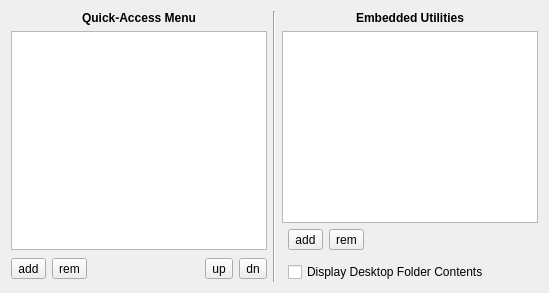
          <widget class="QWidget" name="tab_desktopInterface">
           <attribute name="title">
            <string>Desktop</string>
           </attribute>
           <layout class="QGridLayout" name="gridLayout_3">
            <item row="0" column="0">
             <widget class="QLabel" name="label_10">
              <property name="font">
               <font>
                <weight>75</weight>
                <bold>true</bold>
               </font>
              </property>
              <property name="text">
               <string>Quick-Access Menu</string>
              </property>
              <property name="alignment">
               <set>Qt::AlignCenter</set>
              </property>
             </widget>
            </item>
            <item row="0" column="1" rowspan="5">
             <widget class="Line" name="line">
              <property name="orientation">
               <enum>Qt::Vertical</enum>
              </property>
             </widget>
            </item>
            <item row="0" column="2" colspan="2">
             <widget class="QLabel" name="label_15">
              <property name="font">
               <font>
                <weight>75</weight>
                <bold>true</bold>
               </font>
              </property>
              <property name="text">
               <string>Embedded Utilities</string>
              </property>
              <property name="alignment">
               <set>Qt::AlignCenter</set>
              </property>
             </widget>
            </item>
            <item row="1" column="0" rowspan="2">
             <widget class="QListWidget" name="list_menu"/>
            </item>
            <item row="1" column="2" colspan="2">
             <widget class="QListWidget" name="list_desktop_plugins">
              <property name="selectionMode">
               <enum>QAbstractItemView::ExtendedSelection</enum>
              </property>
              <property name="sortingEnabled">
               <bool>true</bool>
              </property>
             </widget>
            </item>
            <item row="2" column="3">
             <layout class="QHBoxLayout" name="horizontalLayout_6">
              <item>
               <widget class="QToolButton" name="tool_desktop_addplugin">
                <property name="text">
                 <string notr="true">add</string>
                </property>
               </widget>
              </item>
              <item>
               <widget class="QToolButton" name="tool_desktop_rmplugin">
                <property name="text">
                 <string notr="true">rem</string>
                </property>
               </widget>
              </item>
              <item>
               <spacer name="horizontalSpacer_5">
                <property name="orientation">
                 <enum>Qt::Horizontal</enum>
                </property>
                <property name="sizeHint" stdset="0">
                 <size>
                  <width>10</width>
                  <height>20</height>
                 </size>
                </property>
               </spacer>
              </item>
             </layout>
            </item>
            <item row="3" column="0" rowspan="2">
             <layout class="QHBoxLayout" name="horizontalLayout_13">
              <item>
               <widget class="QToolButton" name="tool_menu_add">
                <property name="text">
                 <string notr="true">add</string>
                </property>
               </widget>
              </item>
              <item>
               <widget class="QToolButton" name="tool_menu_rm">
                <property name="text">
                 <string notr="true">rem</string>
                </property>
               </widget>
              </item>
              <item>
               <spacer name="horizontalSpacer_9">
                <property name="orientation">
                 <enum>Qt::Horizontal</enum>
                </property>
                <property name="sizeHint" stdset="0">
                 <size>
                  <width>40</width>
                  <height>20</height>
                 </size>
                </property>
               </spacer>
              </item>
              <item>
               <widget class="QToolButton" name="tool_menu_up">
                <property name="text">
                 <string notr="true">up</string>
                </property>
               </widget>
              </item>
              <item>
               <widget class="QToolButton" name="tool_menu_dn">
                <property name="text">
                 <string notr="true">dn</string>
                </property>
               </widget>
              </item>
             </layout>
            </item>
            <item row="4" column="3">
             <widget class="QCheckBox" name="check_desktop_autolaunchers">
              <property name="text">
               <string>Display Desktop Folder Contents</string>
              </property>
             </widget>
            </item>
           </layout>
          </widget>
